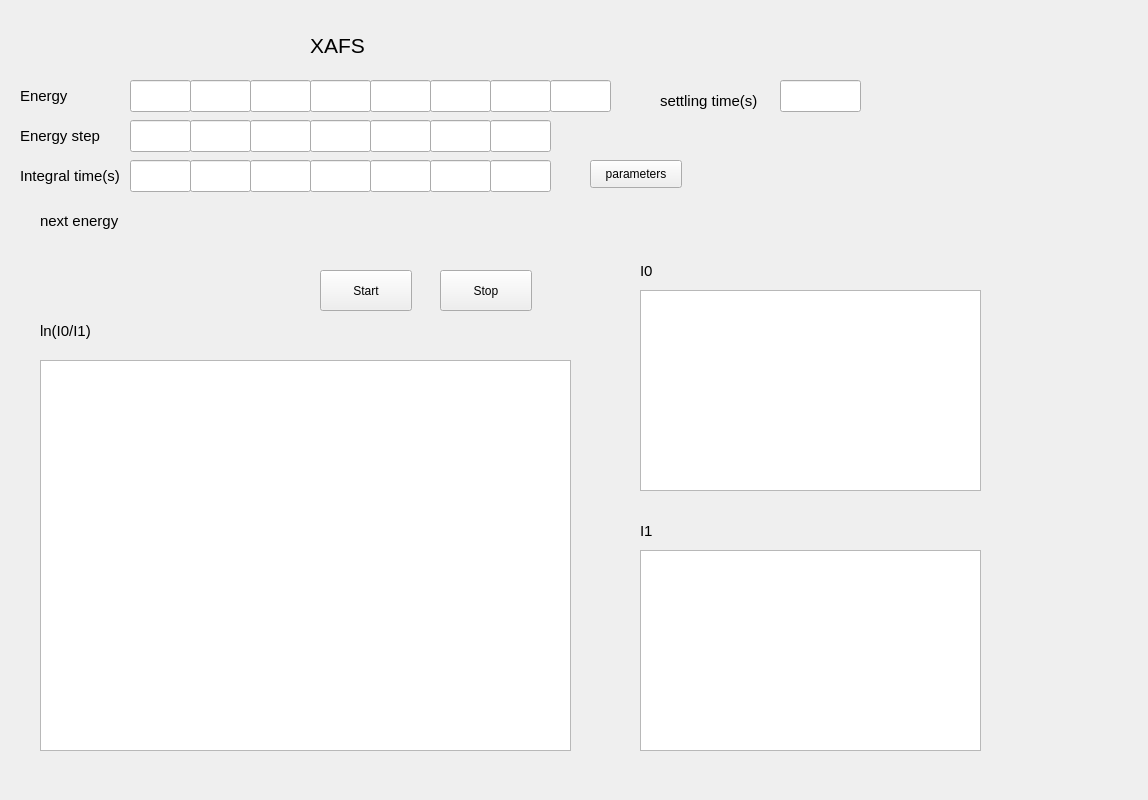
<?xml version="1.0" encoding="UTF-8"?>
<ui version="4.0">
 <class>Form</class>
 <widget class="QWidget" name="Form">
  <property name="geometry">
   <rect>
    <x>0</x>
    <y>0</y>
    <width>1148</width>
    <height>800</height>
   </rect>
  </property>
  <property name="windowTitle">
   <string>XAFS</string>
  </property>
  <widget class="QLabel" name="label">
   <property name="geometry">
    <rect>
     <x>310</x>
     <y>30</y>
     <width>291</width>
     <height>31</height>
    </rect>
   </property>
   <property name="font">
    <font>
     <pointsize>16</pointsize>
    </font>
   </property>
   <property name="text">
    <string>XAFS</string>
   </property>
  </widget>
  <widget class="QLabel" name="label_2">
   <property name="geometry">
    <rect>
     <x>20</x>
     <y>80</y>
     <width>81</width>
     <height>31</height>
    </rect>
   </property>
   <property name="font">
    <font>
     <pointsize>11</pointsize>
    </font>
   </property>
   <property name="text">
    <string>Energy</string>
   </property>
  </widget>
  <widget class="QLabel" name="label_3">
   <property name="geometry">
    <rect>
     <x>20</x>
     <y>120</y>
     <width>81</width>
     <height>31</height>
    </rect>
   </property>
   <property name="font">
    <font>
     <pointsize>11</pointsize>
    </font>
   </property>
   <property name="text">
    <string>Energy step</string>
   </property>
  </widget>
  <widget class="QLabel" name="label_5">
   <property name="geometry">
    <rect>
     <x>20</x>
     <y>160</y>
     <width>101</width>
     <height>31</height>
    </rect>
   </property>
   <property name="font">
    <font>
     <pointsize>11</pointsize>
    </font>
   </property>
   <property name="text">
    <string>Integral time(s)</string>
   </property>
  </widget>
  <widget class="PyDMScatterPlot" name="PyDMScatterPlot">
   <property name="geometry">
    <rect>
     <x>640</x>
     <y>290</y>
     <width>341</width>
     <height>201</height>
    </rect>
   </property>
   <property name="toolTip">
    <string/>
   </property>
   <property name="whatsThis">
    <string>
    PyDMScatterPlot is a widget to plot one scalar value against another.
    Multiple scalar pairs can be plotted on the same plot.  Each pair has
    a buffer which stores previous values.  All values in the buffer are
    drawn.  The buffer size for each pair is user configurable.

    Parameters
    ----------
    parent : optional
        The parent of this widget.
    init_x_channels: optional
        init_x_channels can be a string with the address for a channel,
        or a list of strings, each containing an address for a channel.
        If not specified, y-axis waveforms will be plotted against their
        indices.  If a list is specified for both init_x_channels and
        init_y_channels, they both must have the same length.
        If a single x channel was specified, and a list of y channels are
        specified, all y channels will be plotted against the same x channel.
    init_y_channels: optional
        init_y_channels can be a string with the address for a channel,
        or a list of strings, each containing an address for a channel.
        If a list is specified for both init_x_channels and init_y_channels,
        they both must have the same length.
        If a single x channel was specified, and a list of y channels are
        specified, all y channels will be plotted against the same x channel.
    background: optional
        The background color for the plot. Accepts any arguments that
        pyqtgraph.mkColor will accept.
    </string>
   </property>
   <property name="showXGrid">
    <bool>true</bool>
   </property>
   <property name="showYGrid">
    <bool>true</bool>
   </property>
   <property name="backgroundColor">
    <color>
     <red>255</red>
     <green>255</green>
     <blue>255</blue>
    </color>
   </property>
   <property name="axisColor">
    <color>
     <red>0</red>
     <green>0</green>
     <blue>0</blue>
    </color>
   </property>
   <property name="curves">
    <stringlist>
     <string>{&quot;y_channel&quot;: &quot;m1.DRBV&quot;, &quot;x_channel&quot;: &quot;m1.DRBV&quot;, &quot;name&quot;: &quot;&quot;, &quot;color&quot;: &quot;red&quot;, &quot;lineStyle&quot;: 0, &quot;lineWidth&quot;: 2, &quot;symbol&quot;: &quot;o&quot;, &quot;symbolSize&quot;: 5, &quot;redraw_mode&quot;: 0, &quot;buffer_size&quot;: 1200}</string>
    </stringlist>
   </property>
  </widget>
  <widget class="QLabel" name="label_6">
   <property name="geometry">
    <rect>
     <x>640</x>
     <y>260</y>
     <width>81</width>
     <height>21</height>
    </rect>
   </property>
   <property name="font">
    <font>
     <pointsize>11</pointsize>
    </font>
   </property>
   <property name="text">
    <string>I0</string>
   </property>
  </widget>
  <widget class="PyDMScatterPlot" name="PyDMScatterPlot_2">
   <property name="geometry">
    <rect>
     <x>640</x>
     <y>550</y>
     <width>341</width>
     <height>201</height>
    </rect>
   </property>
   <property name="toolTip">
    <string/>
   </property>
   <property name="whatsThis">
    <string>
    PyDMScatterPlot is a widget to plot one scalar value against another.
    Multiple scalar pairs can be plotted on the same plot.  Each pair has
    a buffer which stores previous values.  All values in the buffer are
    drawn.  The buffer size for each pair is user configurable.

    Parameters
    ----------
    parent : optional
        The parent of this widget.
    init_x_channels: optional
        init_x_channels can be a string with the address for a channel,
        or a list of strings, each containing an address for a channel.
        If not specified, y-axis waveforms will be plotted against their
        indices.  If a list is specified for both init_x_channels and
        init_y_channels, they both must have the same length.
        If a single x channel was specified, and a list of y channels are
        specified, all y channels will be plotted against the same x channel.
    init_y_channels: optional
        init_y_channels can be a string with the address for a channel,
        or a list of strings, each containing an address for a channel.
        If a list is specified for both init_x_channels and init_y_channels,
        they both must have the same length.
        If a single x channel was specified, and a list of y channels are
        specified, all y channels will be plotted against the same x channel.
    background: optional
        The background color for the plot. Accepts any arguments that
        pyqtgraph.mkColor will accept.
    </string>
   </property>
   <property name="showXGrid">
    <bool>true</bool>
   </property>
   <property name="showYGrid">
    <bool>true</bool>
   </property>
   <property name="backgroundColor">
    <color>
     <red>255</red>
     <green>255</green>
     <blue>255</blue>
    </color>
   </property>
   <property name="axisColor">
    <color>
     <red>0</red>
     <green>0</green>
     <blue>0</blue>
    </color>
   </property>
   <property name="curves">
    <stringlist>
     <string>{&quot;y_channel&quot;: &quot;m1.DRBV&quot;, &quot;x_channel&quot;: &quot;m1.DRBV&quot;, &quot;name&quot;: &quot;&quot;, &quot;color&quot;: &quot;red&quot;, &quot;lineStyle&quot;: 1, &quot;lineWidth&quot;: 2, &quot;symbol&quot;: null, &quot;symbolSize&quot;: 10, &quot;redraw_mode&quot;: 0, &quot;buffer_size&quot;: 1200}</string>
    </stringlist>
   </property>
  </widget>
  <widget class="QLabel" name="label_7">
   <property name="geometry">
    <rect>
     <x>640</x>
     <y>520</y>
     <width>81</width>
     <height>21</height>
    </rect>
   </property>
   <property name="font">
    <font>
     <pointsize>11</pointsize>
    </font>
   </property>
   <property name="text">
    <string>I1</string>
   </property>
  </widget>
  <widget class="QPushButton" name="btnStart">
   <property name="enabled">
    <bool>true</bool>
   </property>
   <property name="geometry">
    <rect>
     <x>320</x>
     <y>270</y>
     <width>92</width>
     <height>41</height>
    </rect>
   </property>
   <property name="text">
    <string>Start</string>
   </property>
  </widget>
  <widget class="QLabel" name="label_8">
   <property name="geometry">
    <rect>
     <x>660</x>
     <y>90</y>
     <width>101</width>
     <height>21</height>
    </rect>
   </property>
   <property name="font">
    <font>
     <pointsize>11</pointsize>
    </font>
   </property>
   <property name="text">
    <string>settling time(s)</string>
   </property>
  </widget>
  <widget class="QPushButton" name="btnStop">
   <property name="geometry">
    <rect>
     <x>440</x>
     <y>270</y>
     <width>92</width>
     <height>41</height>
    </rect>
   </property>
   <property name="text">
    <string>Stop</string>
   </property>
  </widget>
  <widget class="QLabel" name="label_9">
   <property name="geometry">
    <rect>
     <x>40</x>
     <y>210</y>
     <width>81</width>
     <height>21</height>
    </rect>
   </property>
   <property name="font">
    <font>
     <pointsize>11</pointsize>
    </font>
   </property>
   <property name="text">
    <string>next energy</string>
   </property>
  </widget>
  <widget class="PyDMLineEdit" name="PyDMLineEdit">
   <property name="geometry">
    <rect>
     <x>130</x>
     <y>80</y>
     <width>61</width>
     <height>32</height>
    </rect>
   </property>
   <property name="toolTip">
    <string/>
   </property>
   <property name="whatsThis">
    <string/>
   </property>
   <property name="alarmSensitiveBorder" stdset="0">
    <bool>false</bool>
   </property>
   <property name="channel" stdset="0">
    <string>X09B1:XAFS:Energy0</string>
   </property>
  </widget>
  <widget class="PyDMLineEdit" name="PyDMLineEdit_4">
   <property name="geometry">
    <rect>
     <x>190</x>
     <y>80</y>
     <width>61</width>
     <height>32</height>
    </rect>
   </property>
   <property name="toolTip">
    <string/>
   </property>
   <property name="whatsThis">
    <string/>
   </property>
   <property name="alarmSensitiveBorder" stdset="0">
    <bool>false</bool>
   </property>
   <property name="channel" stdset="0">
    <string>X09B1:XAFS:Energy1</string>
   </property>
  </widget>
  <widget class="PyDMLineEdit" name="PyDMLineEdit_5">
   <property name="geometry">
    <rect>
     <x>310</x>
     <y>80</y>
     <width>61</width>
     <height>32</height>
    </rect>
   </property>
   <property name="toolTip">
    <string/>
   </property>
   <property name="whatsThis">
    <string/>
   </property>
   <property name="alarmSensitiveBorder" stdset="0">
    <bool>false</bool>
   </property>
   <property name="channel" stdset="0">
    <string>X09B1:XAFS:Energy3</string>
   </property>
  </widget>
  <widget class="PyDMLineEdit" name="PyDMLineEdit_6">
   <property name="geometry">
    <rect>
     <x>370</x>
     <y>80</y>
     <width>61</width>
     <height>32</height>
    </rect>
   </property>
   <property name="toolTip">
    <string/>
   </property>
   <property name="whatsThis">
    <string/>
   </property>
   <property name="alarmSensitiveBorder" stdset="0">
    <bool>false</bool>
   </property>
   <property name="channel" stdset="0">
    <string>X09B1:XAFS:Energy4</string>
   </property>
  </widget>
  <widget class="PyDMLineEdit" name="PyDMLineEdit_7">
   <property name="geometry">
    <rect>
     <x>550</x>
     <y>80</y>
     <width>61</width>
     <height>32</height>
    </rect>
   </property>
   <property name="toolTip">
    <string/>
   </property>
   <property name="whatsThis">
    <string/>
   </property>
   <property name="alarmSensitiveBorder" stdset="0">
    <bool>false</bool>
   </property>
   <property name="channel" stdset="0">
    <string>X09B1:XAFS:Energy7</string>
   </property>
  </widget>
  <widget class="PyDMLineEdit" name="PyDMLineEdit_8">
   <property name="geometry">
    <rect>
     <x>430</x>
     <y>80</y>
     <width>61</width>
     <height>32</height>
    </rect>
   </property>
   <property name="toolTip">
    <string/>
   </property>
   <property name="whatsThis">
    <string/>
   </property>
   <property name="alarmSensitiveBorder" stdset="0">
    <bool>false</bool>
   </property>
   <property name="channel" stdset="0">
    <string>X09B1:XAFS:Energy5</string>
   </property>
  </widget>
  <widget class="PyDMLineEdit" name="PyDMLineEdit_10">
   <property name="geometry">
    <rect>
     <x>490</x>
     <y>80</y>
     <width>61</width>
     <height>32</height>
    </rect>
   </property>
   <property name="toolTip">
    <string/>
   </property>
   <property name="whatsThis">
    <string/>
   </property>
   <property name="alarmSensitiveBorder" stdset="0">
    <bool>false</bool>
   </property>
   <property name="channel" stdset="0">
    <string>X09B1:XAFS:Energy6</string>
   </property>
  </widget>
  <widget class="PyDMLineEdit" name="PyDMLineEdit_11">
   <property name="geometry">
    <rect>
     <x>430</x>
     <y>120</y>
     <width>61</width>
     <height>32</height>
    </rect>
   </property>
   <property name="toolTip">
    <string/>
   </property>
   <property name="whatsThis">
    <string/>
   </property>
   <property name="alarmSensitiveBorder" stdset="0">
    <bool>false</bool>
   </property>
   <property name="channel" stdset="0">
    <string>X09B1:XAFS:Step5</string>
   </property>
  </widget>
  <widget class="PyDMLineEdit" name="PyDMLineEdit_12">
   <property name="geometry">
    <rect>
     <x>250</x>
     <y>120</y>
     <width>61</width>
     <height>32</height>
    </rect>
   </property>
   <property name="toolTip">
    <string/>
   </property>
   <property name="whatsThis">
    <string/>
   </property>
   <property name="alarmSensitiveBorder" stdset="0">
    <bool>false</bool>
   </property>
   <property name="channel" stdset="0">
    <string>X09B1:XAFS:Step2</string>
   </property>
  </widget>
  <widget class="PyDMLineEdit" name="PyDMLineEdit_13">
   <property name="geometry">
    <rect>
     <x>370</x>
     <y>120</y>
     <width>61</width>
     <height>32</height>
    </rect>
   </property>
   <property name="toolTip">
    <string/>
   </property>
   <property name="whatsThis">
    <string/>
   </property>
   <property name="alarmSensitiveBorder" stdset="0">
    <bool>false</bool>
   </property>
   <property name="channel" stdset="0">
    <string>X09B1:XAFS:Step4</string>
   </property>
  </widget>
  <widget class="PyDMLineEdit" name="PyDMLineEdit_14">
   <property name="geometry">
    <rect>
     <x>310</x>
     <y>120</y>
     <width>61</width>
     <height>32</height>
    </rect>
   </property>
   <property name="toolTip">
    <string/>
   </property>
   <property name="whatsThis">
    <string/>
   </property>
   <property name="alarmSensitiveBorder" stdset="0">
    <bool>false</bool>
   </property>
   <property name="channel" stdset="0">
    <string>X09B1:XAFS:Step3</string>
   </property>
  </widget>
  <widget class="PyDMLineEdit" name="PyDMLineEdit_15">
   <property name="geometry">
    <rect>
     <x>490</x>
     <y>120</y>
     <width>61</width>
     <height>32</height>
    </rect>
   </property>
   <property name="toolTip">
    <string/>
   </property>
   <property name="whatsThis">
    <string/>
   </property>
   <property name="alarmSensitiveBorder" stdset="0">
    <bool>false</bool>
   </property>
   <property name="channel" stdset="0">
    <string>X09B1:XAFS:Step6</string>
   </property>
  </widget>
  <widget class="PyDMLineEdit" name="PyDMLineEdit_16">
   <property name="geometry">
    <rect>
     <x>130</x>
     <y>120</y>
     <width>61</width>
     <height>32</height>
    </rect>
   </property>
   <property name="toolTip">
    <string/>
   </property>
   <property name="whatsThis">
    <string/>
   </property>
   <property name="alarmSensitiveBorder" stdset="0">
    <bool>false</bool>
   </property>
   <property name="channel" stdset="0">
    <string>X09B1:XAFS:Step0</string>
   </property>
  </widget>
  <widget class="PyDMLineEdit" name="PyDMLineEdit_17">
   <property name="geometry">
    <rect>
     <x>190</x>
     <y>120</y>
     <width>61</width>
     <height>32</height>
    </rect>
   </property>
   <property name="toolTip">
    <string/>
   </property>
   <property name="whatsThis">
    <string/>
   </property>
   <property name="alarmSensitiveBorder" stdset="0">
    <bool>false</bool>
   </property>
   <property name="channel" stdset="0">
    <string>X09B1:XAFS:Step1</string>
   </property>
  </widget>
  <widget class="PyDMLineEdit" name="PyDMLineEdit_18">
   <property name="geometry">
    <rect>
     <x>430</x>
     <y>160</y>
     <width>61</width>
     <height>32</height>
    </rect>
   </property>
   <property name="toolTip">
    <string/>
   </property>
   <property name="whatsThis">
    <string/>
   </property>
   <property name="alarmSensitiveBorder" stdset="0">
    <bool>false</bool>
   </property>
   <property name="channel" stdset="0">
    <string>X09B1:XAFS:ITime5</string>
   </property>
  </widget>
  <widget class="PyDMLineEdit" name="PyDMLineEdit_19">
   <property name="geometry">
    <rect>
     <x>190</x>
     <y>160</y>
     <width>61</width>
     <height>32</height>
    </rect>
   </property>
   <property name="toolTip">
    <string/>
   </property>
   <property name="whatsThis">
    <string/>
   </property>
   <property name="alarmSensitiveBorder" stdset="0">
    <bool>false</bool>
   </property>
   <property name="channel" stdset="0">
    <string>X09B1:XAFS:ITime1</string>
   </property>
  </widget>
  <widget class="PyDMLineEdit" name="PyDMLineEdit_20">
   <property name="geometry">
    <rect>
     <x>310</x>
     <y>160</y>
     <width>61</width>
     <height>32</height>
    </rect>
   </property>
   <property name="toolTip">
    <string/>
   </property>
   <property name="whatsThis">
    <string/>
   </property>
   <property name="alarmSensitiveBorder" stdset="0">
    <bool>false</bool>
   </property>
   <property name="channel" stdset="0">
    <string>X09B1:XAFS:ITime3</string>
   </property>
  </widget>
  <widget class="PyDMLineEdit" name="PyDMLineEdit_21">
   <property name="geometry">
    <rect>
     <x>250</x>
     <y>160</y>
     <width>61</width>
     <height>32</height>
    </rect>
   </property>
   <property name="toolTip">
    <string/>
   </property>
   <property name="whatsThis">
    <string/>
   </property>
   <property name="alarmSensitiveBorder" stdset="0">
    <bool>false</bool>
   </property>
   <property name="channel" stdset="0">
    <string>X09B1:XAFS:ITime2</string>
   </property>
  </widget>
  <widget class="PyDMLineEdit" name="PyDMLineEdit_22">
   <property name="geometry">
    <rect>
     <x>370</x>
     <y>160</y>
     <width>61</width>
     <height>32</height>
    </rect>
   </property>
   <property name="toolTip">
    <string/>
   </property>
   <property name="whatsThis">
    <string/>
   </property>
   <property name="alarmSensitiveBorder" stdset="0">
    <bool>false</bool>
   </property>
   <property name="channel" stdset="0">
    <string>X09B1:XAFS:ITime4</string>
   </property>
  </widget>
  <widget class="PyDMLineEdit" name="PyDMLineEdit_23">
   <property name="geometry">
    <rect>
     <x>490</x>
     <y>160</y>
     <width>61</width>
     <height>32</height>
    </rect>
   </property>
   <property name="toolTip">
    <string/>
   </property>
   <property name="whatsThis">
    <string/>
   </property>
   <property name="alarmSensitiveBorder" stdset="0">
    <bool>false</bool>
   </property>
   <property name="channel" stdset="0">
    <string>X09B1:XAFS:ITime6</string>
   </property>
  </widget>
  <widget class="PyDMLineEdit" name="PyDMLineEdit_24">
   <property name="geometry">
    <rect>
     <x>130</x>
     <y>160</y>
     <width>61</width>
     <height>32</height>
    </rect>
   </property>
   <property name="toolTip">
    <string/>
   </property>
   <property name="whatsThis">
    <string/>
   </property>
   <property name="alarmSensitiveBorder" stdset="0">
    <bool>false</bool>
   </property>
   <property name="channel" stdset="0">
    <string>X09B1:XAFS:ITime0</string>
   </property>
  </widget>
  <widget class="PyDMLabel" name="PyDMLabel">
   <property name="geometry">
    <rect>
     <x>130</x>
     <y>210</y>
     <width>73</width>
     <height>20</height>
    </rect>
   </property>
   <property name="toolTip">
    <string/>
   </property>
   <property name="whatsThis">
    <string/>
   </property>
   <property name="alarmSensitiveBorder" stdset="0">
    <bool>false</bool>
   </property>
   <property name="channel" stdset="0">
    <string>X09B1:XAFS:Next</string>
   </property>
  </widget>
  <widget class="PyDMLineEdit" name="PyDMLineEdit_25">
   <property name="geometry">
    <rect>
     <x>780</x>
     <y>80</y>
     <width>81</width>
     <height>32</height>
    </rect>
   </property>
   <property name="toolTip">
    <string/>
   </property>
   <property name="whatsThis">
    <string/>
   </property>
   <property name="alarmSensitiveBorder" stdset="0">
    <bool>false</bool>
   </property>
   <property name="channel" stdset="0">
    <string>X09B1:XAFS:SettlingTime</string>
   </property>
  </widget>
  <widget class="PyDMLineEdit" name="PyDMLineEdit_9">
   <property name="geometry">
    <rect>
     <x>250</x>
     <y>80</y>
     <width>61</width>
     <height>32</height>
    </rect>
   </property>
   <property name="toolTip">
    <string/>
   </property>
   <property name="whatsThis">
    <string/>
   </property>
   <property name="alarmSensitiveBorder" stdset="0">
    <bool>false</bool>
   </property>
   <property name="channel" stdset="0">
    <string>X09B1:XAFS:Energy2</string>
   </property>
  </widget>
  <widget class="QPushButton" name="btnPara">
   <property name="geometry">
    <rect>
     <x>590</x>
     <y>160</y>
     <width>92</width>
     <height>28</height>
    </rect>
   </property>
   <property name="text">
    <string>parameters</string>
   </property>
  </widget>
  <widget class="PyDMLabel" name="PyDMLabel_2">
   <property name="geometry">
    <rect>
     <x>670</x>
     <y>260</y>
     <width>73</width>
     <height>20</height>
    </rect>
   </property>
   <property name="toolTip">
    <string/>
   </property>
   <property name="whatsThis">
    <string/>
   </property>
   <property name="alarmSensitiveBorder" stdset="0">
    <bool>false</bool>
   </property>
   <property name="channel" stdset="0">
    <string>m1.DRBV</string>
   </property>
  </widget>
  <widget class="PyDMLabel" name="PyDMLabel_3">
   <property name="geometry">
    <rect>
     <x>670</x>
     <y>520</y>
     <width>73</width>
     <height>20</height>
    </rect>
   </property>
   <property name="toolTip">
    <string/>
   </property>
   <property name="whatsThis">
    <string/>
   </property>
   <property name="alarmSensitiveBorder" stdset="0">
    <bool>false</bool>
   </property>
   <property name="channel" stdset="0">
    <string>417:aiExample</string>
   </property>
   <property name="displayFormat" stdset="0">
    <enum>PyDMLabel::Default</enum>
   </property>
  </widget>
  <widget class="PyDMScatterPlot" name="PyDMScatterPlot_3">
   <property name="geometry">
    <rect>
     <x>40</x>
     <y>360</y>
     <width>531</width>
     <height>391</height>
    </rect>
   </property>
   <property name="toolTip">
    <string/>
   </property>
   <property name="whatsThis">
    <string>
    PyDMScatterPlot is a widget to plot one scalar value against another.
    Multiple scalar pairs can be plotted on the same plot.  Each pair has
    a buffer which stores previous values.  All values in the buffer are
    drawn.  The buffer size for each pair is user configurable.

    Parameters
    ----------
    parent : optional
        The parent of this widget.
    init_x_channels: optional
        init_x_channels can be a string with the address for a channel,
        or a list of strings, each containing an address for a channel.
        If not specified, y-axis waveforms will be plotted against their
        indices.  If a list is specified for both init_x_channels and
        init_y_channels, they both must have the same length.
        If a single x channel was specified, and a list of y channels are
        specified, all y channels will be plotted against the same x channel.
    init_y_channels: optional
        init_y_channels can be a string with the address for a channel,
        or a list of strings, each containing an address for a channel.
        If a list is specified for both init_x_channels and init_y_channels,
        they both must have the same length.
        If a single x channel was specified, and a list of y channels are
        specified, all y channels will be plotted against the same x channel.
    background: optional
        The background color for the plot. Accepts any arguments that
        pyqtgraph.mkColor will accept.
    </string>
   </property>
   <property name="showXGrid">
    <bool>true</bool>
   </property>
   <property name="showYGrid">
    <bool>true</bool>
   </property>
   <property name="backgroundColor">
    <color>
     <red>255</red>
     <green>255</green>
     <blue>255</blue>
    </color>
   </property>
   <property name="axisColor">
    <color>
     <red>0</red>
     <green>0</green>
     <blue>0</blue>
    </color>
   </property>
   <property name="curves">
    <stringlist/>
   </property>
  </widget>
  <widget class="QLabel" name="label_10">
   <property name="geometry">
    <rect>
     <x>40</x>
     <y>320</y>
     <width>81</width>
     <height>21</height>
    </rect>
   </property>
   <property name="font">
    <font>
     <pointsize>11</pointsize>
    </font>
   </property>
   <property name="text">
    <string>ln(I0/I1)</string>
   </property>
  </widget>
  <widget class="PyDMLabel" name="PyDMLabel_4">
   <property name="geometry">
    <rect>
     <x>110</x>
     <y>320</y>
     <width>73</width>
     <height>20</height>
    </rect>
   </property>
   <property name="toolTip">
    <string/>
   </property>
   <property name="whatsThis">
    <string/>
   </property>
   <property name="alarmSensitiveBorder" stdset="0">
    <bool>false</bool>
   </property>
   <property name="channel" stdset="0">
    <string/>
   </property>
  </widget>
 </widget>
 <customwidgets>
  <customwidget>
   <class>PyDMScatterPlot</class>
   <extends>QGraphicsView</extends>
   <header>pydm.widgets.scatterplot</header>
  </customwidget>
  <customwidget>
   <class>PyDMLabel</class>
   <extends>QLabel</extends>
   <header>pydm.widgets.label</header>
  </customwidget>
  <customwidget>
   <class>PyDMLineEdit</class>
   <extends>QLineEdit</extends>
   <header>pydm.widgets.line_edit</header>
  </customwidget>
 </customwidgets>
 <resources/>
 <connections/>
</ui>
